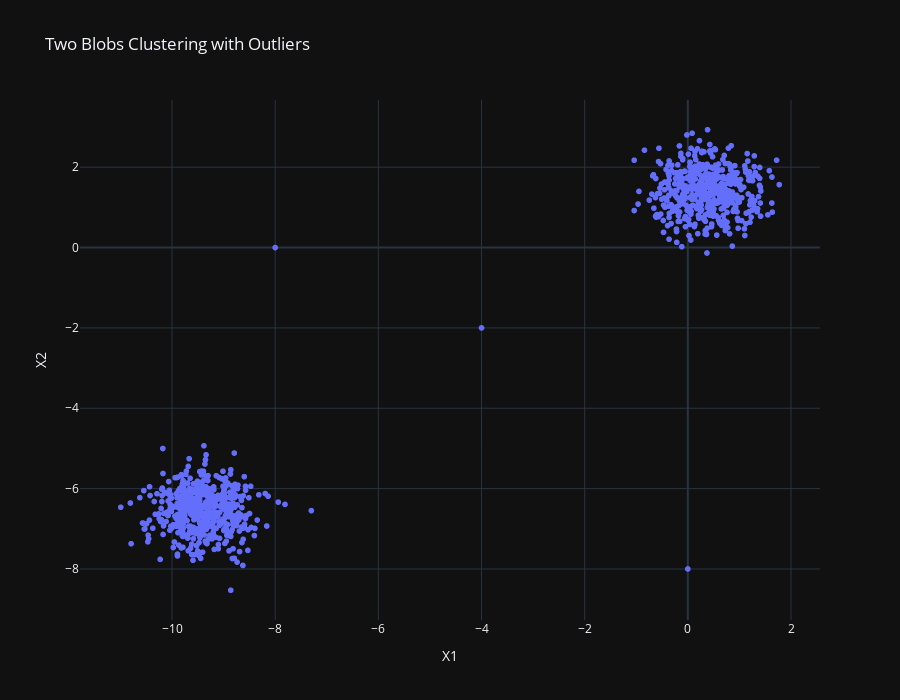

Notebook code for this chart:
### Code cell
fig = px.scatter(
    data_frame=two_blobs_outliers,
    x='X1',
    y='X2',
    title='Two Blobs Clustering with Outliers'
).update_layout(
    width=900,
    height=700,
    xaxis_title='X1',
    yaxis_title='X2',
)

fig.show()

### Figure 1 — Plotly figure (JSON) as saved in the notebook; plotly's stock layout.template omitted (floating-point values rounded to 4 significant figures; data arrays with more than 128 entries replaced by an {"elided": "..."} marker saying what was removed)
{"data": [{"hovertemplate": "X1=%{x}<br>X2=%{y}<extra></extra>", "legendgroup": "", "marker": {"color": "#636efa", "symbol": "circle"}, "mode": "markers", "name": "", "showlegend": false, "x": {"elided": "1003 float values"}, "xaxis": "x", "y": {"elided": "1003 float values"}, "yaxis": "y", "type": "scattergl"}], "layout": {"xaxis": {"anchor": "y", "domain": [0.0, 1.0], "title": {"text": "X1"}}, "yaxis": {"anchor": "x", "domain": [0.0, 1.0], "title": {"text": "X2"}}, "legend": {"tracegroupgap": 0}, "title": {"text": "Two Blobs Clustering with Outliers"}, "width": 900, "height": 700}}
